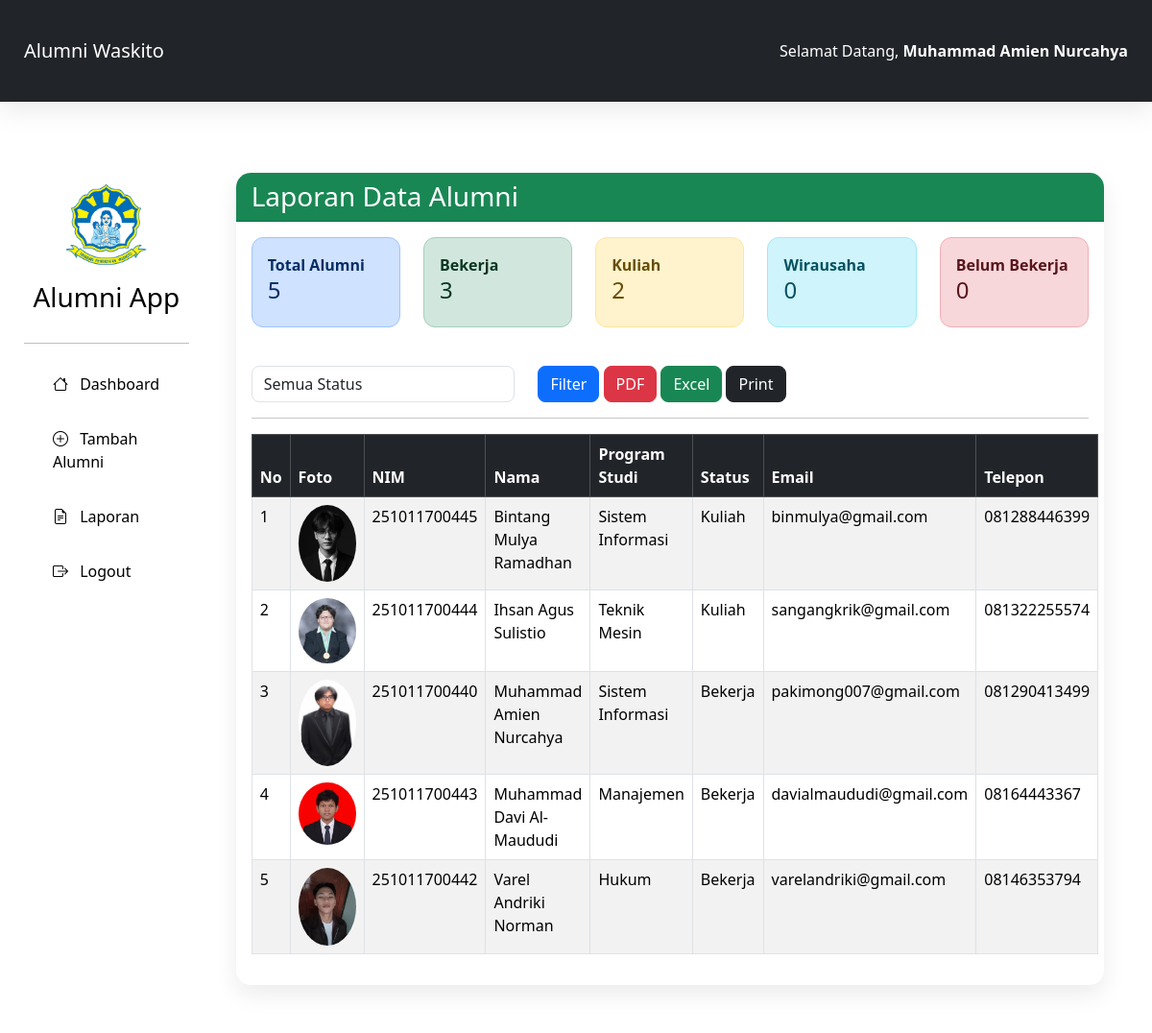
The page /view/laporan.php (signed in) on the database its author committed.
### tables this page shows
CREATE TABLE `alumni` (
  `id` bigint(20) NOT NULL,
  `nim` varchar(20) NOT NULL,
  `nama` varchar(100) NOT NULL,
  `jenis_kelamin` enum('Laki-laki','Perempuan') NOT NULL,
  `prodi` varchar(100) NOT NULL,
  `angkatan` year(4) NOT NULL,
  `tahun_lulus` year(4) NOT NULL,
  `email` varchar(100) DEFAULT NULL,
  `telepon` varchar(20) DEFAULT NULL,
  `alamat` text DEFAULT NULL,
  `pekerjaan` varchar(100) DEFAULT NULL,
  `status` enum('Bekerja','Kuliah','Wirausaha','Belum Bekerja') DEFAULT 'Belum Bekerja',
  `foto` varchar(255) DEFAULT 'default.png',
  `created_at` timestamp NOT NULL DEFAULT current_timestamp(),
  `updated_at` timestamp NOT NULL DEFAULT current_timestamp() ON UPDATE current_timestamp()
);

### model/Alumni.php (called while the page is built, shortened)
<?php
class Alumni extends Database
{
    public function tampil()
    {
        $conn = $this->getConnection();
        return mysqli_query($conn,
        "SELECT * FROM alumni ORDER BY nama ASC");
    }
    public function total()
    {
        $conn = $this->getConnection();
        $sql=mysqli_query($conn,
        "SELECT COUNT(*) AS total FROM alumni");
        return mysqli_fetch_assoc($sql);
    }
    public function totalStatus($status)
    {
        $conn = $this->getConnection();
        $sql=mysqli_query($conn,
        "SELECT COUNT(*) AS total
        FROM alumni
        WHERE status='$status'");
        return mysqli_fetch_assoc($sql);
    }
}

### view/laporan.php (the view, shortened to what this page needs)
<?php
require_once "../model/Alumni.php";
include "template/header.php";
include "template/sidebar.php";
$model = new Alumni();
if(isset($_GET['status']) && $_GET['status']!="")
{
    $data = $model->filterStatus($_GET['status']);
}
else
{
    $data = $model->tampil();
}
$total = $model->total()['total'];
$bekerja = $model->totalStatus("Bekerja")['total'];
$kuliah = $model->totalStatus("Kuliah")['total'];
$wirausaha = $model->totalStatus("Wirausaha")['total'];
$belum = $model->totalStatus("Belum Bekerja")['total'];
?>
<div class="container-fluid">
<div class="card shadow">
<div class="card-header bg-success text-white">
<h3 class="mb-0">
Laporan Data Alumni
</h3>
</div>
<div class="card-body">
<div class="row mb-4">
<div class="col">
<div class="alert alert-primary">
<b>Total Alumni</b>
<h4><?= $total ?></h4>
</div>
</div>
<div class="col">
<div class="alert alert-success">
<b>Bekerja</b>
<h4><?= $bekerja ?></h4>
</div>
</div>
<div class="col">
<div class="alert alert-warning">
<b>Kuliah</b>
<h4><?= $kuliah ?></h4>
</div>
</div>
<div class="col">
<div class="alert alert-info">
<b>Wirausaha</b>
<h4><?= $wirausaha ?></h4>
</div>
</div>
<div class="col">
<div class="alert alert-danger">
<b>Belum Bekerja</b>
<h4><?= $belum ?></h4>
</div>
</div>
</div>
<form method="GET">
<div class="row">
<div class="col-md-4">
<select
name="status"
class="form-control">
<option value="">
Semua Status
</option>
</select>
</div>
<div class="col-md-8">
<button
class="btn btn-primary">
Filter
</button>
<a
href="../export/pdf.php"
class="btn btn-danger">
PDF
</a>
<a
href="../export/excel.php"
class="btn btn-success">
Excel
</a>
<button
type="button"
onclick="window.print()"
class="btn btn-dark">
Print
</button>
</div>
</div>
</form>
<hr>
<table class="table table-bordered table-striped">
<thead class="table-dark">
<tr>
<th>No</th>
<th>Foto</th>
<th>NIM</th>
<th>Nama</th>
<th>Program Studi</th>
<th>Status</th>
<th>Email</th>
<th>Telepon</th>
</tr>
</thead>
<tbody>
<?php
$no = 1;
while($row = mysqli_fetch_assoc($data))
{
?>
<tr>
<td><?= $no++ ?></td>
<td>
<img
src="../assets/uploads/<?= $row['foto']; ?>"
width="60">
</td>
<td><?= $row['nim']; ?></td>
<td><?= $row['nama']; ?></td>
<td><?= $row['prodi']; ?></td>
<td><?= $row['status']; ?></td>
<td><?= $row['email']; ?></td>
<td><?= $row['telepon']; ?></td>
</tr>
<?php
}
?>
</tbody>
</table>
</div>
</div>
</div>
<?php
include "template/footer.php";
?>

### assets/css/style.css (style rules this page uses)
* { margin:0; padding:0; box-sizing:border-box; font-family:'Segoe UI',sans-serif; }
body { background:#ffffff; }
.card { border:none; border-radius:15px; }
.card-header { border-radius:15px 15px 0 0 !important; }
.table { background:white; }
.table img { border-radius:50%; object-fit:cover; }
.btn { border-radius:8px; }
.form-control, .form-select { border-radius:8px; }
.alert { border-radius:12px; }
.shadow { box-shadow:0 10px 25px rgba(0,0,0,.08)!important; }
.container-fluid { padding:25px; }

### rows shown on the page
alumni: foto (picture), nim "251011700445", nama "Bintang Mulya Ramadhan", prodi "Sistem Informasi", status "Kuliah", email "binmulya@gmail.com", telepon "081288446399"
alumni: foto (picture), nim "251011700444", nama "Ihsan Agus Sulistio", prodi "Teknik Mesin", status "Kuliah", email "sangangkrik@gmail.com", telepon "081322255574"
alumni: foto (picture), nim "251011700440", nama "Muhammad Amien Nurcahya", prodi "Sistem Informasi", status "Bekerja", email "pakimong007@gmail.com", telepon "081290413499"
alumni: foto (picture), nim "251011700443", nama "Muhammad Davi Al-Maududi", prodi "Manajemen", status "Bekerja", email "davialmaududi@gmail.com", telepon "08164443367"
alumni: foto (picture), nim "251011700442", nama "Varel Andriki Norman", prodi "Hukum", status "Bekerja", email "varelandriki@gmail.com", telepon "08146353794"

### other values the page prints
$_SESSION['nama'] "Muhammad Amien Nurcahya"
$total "5"
$bekerja "3"
$kuliah "2"
$wirausaha "0"
$belum "0"
